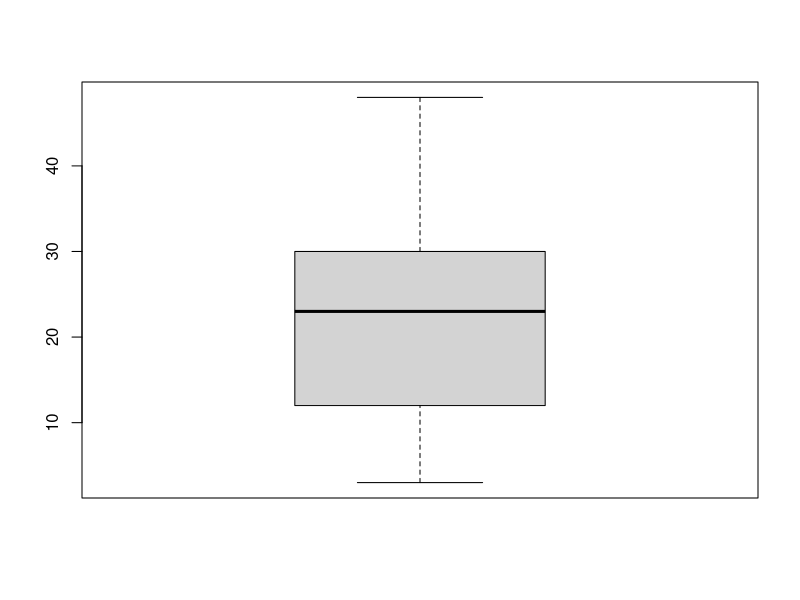

Reproduce this figure in R.
cafe_data <- read.csv("data/cafedata.csv", header = T, na.strings = "na")
coffee_info <- sort(cafe_data$Coffees)
coffee_info
#커피 필드 오름차순 정렬
sort(coffee_info, decreasing = F)

#커피 판매량 최댓값
max(coffee_info)

#커피 판매량 최솟값
min(coffee_info)

#커피 판매량 평균
mean(coffee_info)

#커피 판매량 중앙값
median(coffee_info)

#커피 판매량 줄기 잎 
stem(coffee_info)

#커피 판매량 분산(표준편차)
var(coffee_info)
sd(coffee_info)

#주스와 커피의 변동계수 (쥬스의 변동계수가 큰데, 이는 쥬스가 더 환경에 영향을 많이 받아 판매량의 변화가 큰 것으로 판단할 수 있다.)
juice_info = sort(cafe_data$Juices)
(sd(juice_info)/mean(juice_info))*100
(sd(coffee_info)/mean(coffee_info))*100

#커피의 사분위수
quantile(coffee_info)

#상자도표
boxplot(coffee_info)
